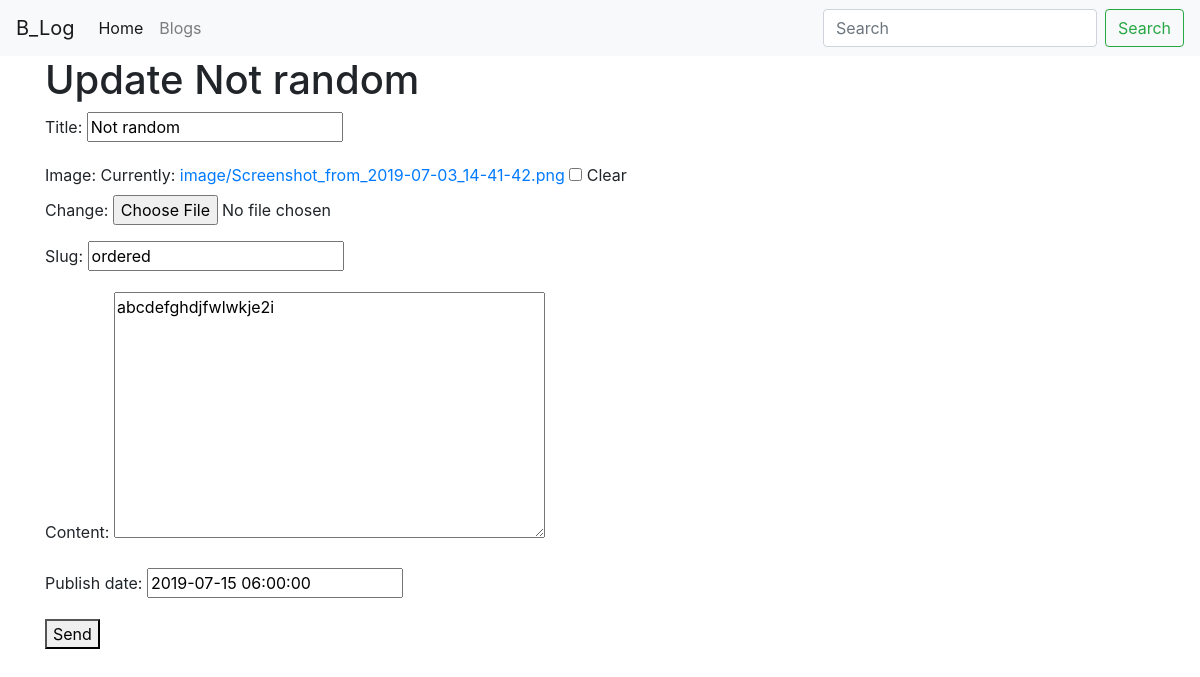
Page /blog/ordered/update/ (signed in) on the committed database.
### blog/models.py (models this page shows)
class BlogPost(models.Model):
	user = models.ForeignKey(User, default = 1, null=True, on_delete = models.SET_NULL)
	image = models.ImageField(upload_to='image/', blank = True, null = True)
	title = models.CharField(max_length = 120)
	slug = models.SlugField(unique=True)
	content = models.TextField(null=True, blank = True)
	publish_date = models.DateTimeField(auto_now = False, auto_now_add = False, null=True, blank=True)
	timestamp = models.DateTimeField(auto_now_add = True)
	updated = models.DateTimeField(auto_now=True)
	objects = BlogPostManager()

### blog/views.py (the view)
# urls.py: path('<str:slug>/update/', blog_post_update_view),
@staff_member_required
def blog_post_update_view(request, slug):
	print(request.FILES)
	obj = get_object_or_404(BlogPost, slug=slug)
	form = BlogPostModelForm(request.POST or None, request.FILES or None, instance = obj)
	if form.is_valid():
		form.save()
	template_name = 'forms.html'
	context = {"form": form, "title" : f"Update {obj.title}"}
	return render(request, template_name, context)

### blog/forms.py (shortened to what this page needs)
class BlogPostModelForm(forms.ModelForm):
	class Meta:
		model = BlogPost
		fields = ['title', 'image', 'slug', 'content', 'publish_date']

### blog/models.py (called while the page is built)
	def get_queryset(self):
		return BlogPostQuerySet(self.model, using = self._db)

### templates/forms.html
{% extends "base.html" %}
{% block content %}
<h1>{{ title }}</h1>
<form method="POST" action="." enctype="multipart/form-data">{% csrf_token %}
	{{ form.as_p }}
	<button type="submit">Send</button>
</form>
{% endblock %}

### rows in the picture
BlogPost: title "Not random", slug "ordered", content "abcdefghdjfwlwkje2i", publish_date "2019-07-15 06:00:00"

### other values in the picture
{{ title }} "Update Not random"
